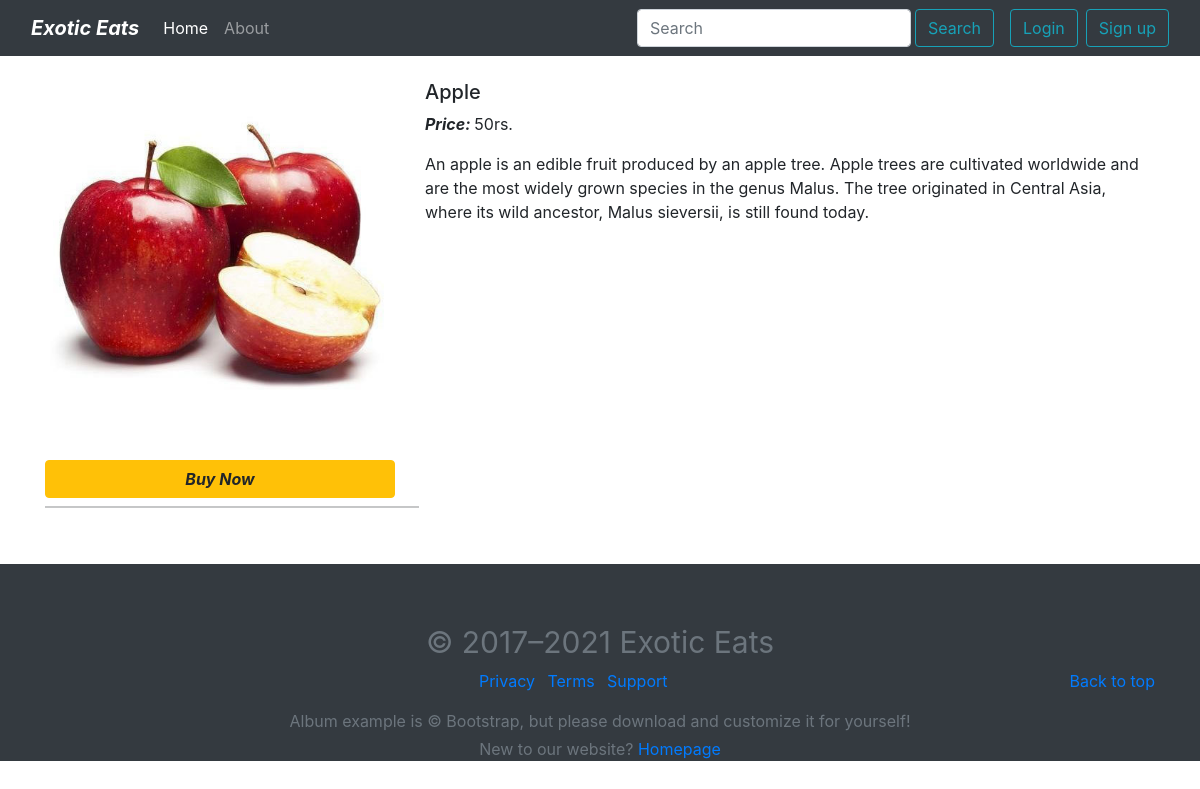
/products/1, run on the app's committed database.
### home/models.py (models this page shows, shortened)
class GroceryItem(models.Model):
    product_id = models.AutoField
    title = models.CharField(max_length=50)
    category = models.CharField(max_length=50)
    description = models.TextField(max_length=500)
    pub_date = models.DateField()
    price=models.IntegerField(default=0)
    image=models.ImageField(upload_to="home/images", default="")
    quantity_type = models.ForeignKey(Quantity, blank=True, null=True, on_delete=models.PROTECT)
    class Meta:
        ordering=('title',)

### home/views.py (the view)
# urls.py: path("products/<int:myid>", views.productview, name="ProductView"),
def productview(request, myid):
    product = GroceryItem.objects.filter(id=myid)
    return render(request, 'productview.html', {'product': product[0]})

### home/templates/productview.html (shortened to what this page needs)
{% extends 'base.html' %}
{% block body %}
<div class="container my-4">
    <div class="row">
        <div class="col-md-4">
            <div class="row">
                <img src="/media//{{product.image}}" width="230px" height="380px">
            </div>
            <div class="container">
            <div class="row">
              <a href="#" class="btn btn-warning"><b><i>Buy Now</i></b></a>
              <br>
              <hr class="my-2">
            </div>
            </div>
        </div>
        <div class="col-md-8">
            <h5>{{product.title}}</h5>
            <p><b><i>Price: </i></b>{{product.price}}rs.</p>
            <p>{{product.description}}</p>
        </div>
    </div>
</div> {% endblock %}

### data on the page
GroceryItem: image (picture), title "Apple", price "50", description "An apple is an edible fruit produced by an apple tree. Apple trees are cultivated worldwide and are the most widely grown species in the genus Malus. The tree originated in Central Asia, where its wild ancestor, Malus sieversii, is still found today."
